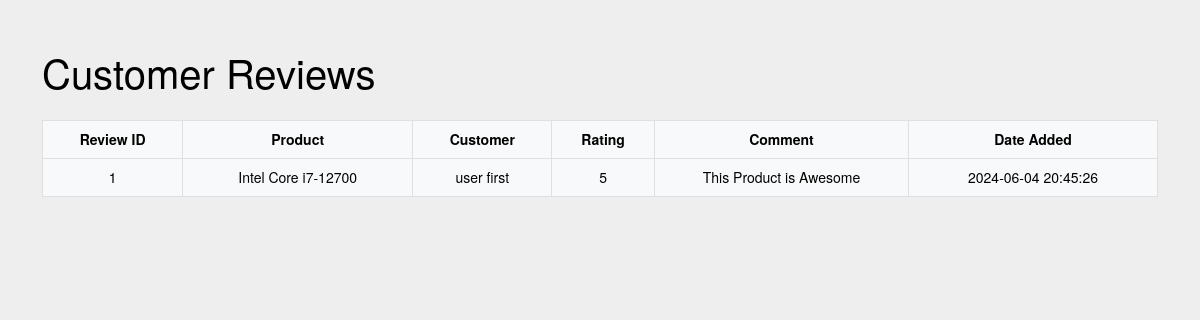
The page /admin_product_reviews.php on the database its author committed.
### tables this page shows
CREATE TABLE `reviews` (
  `review_id` int(11) NOT NULL,
  `product_id` int(11) NOT NULL,
  `user_id` int(11) NOT NULL,
  `rating` int(11) NOT NULL,
  `comment` text NOT NULL,
  `date_added` datetime NOT NULL DEFAULT current_timestamp() ON UPDATE current_timestamp()
);

CREATE TABLE `products` (
  `product_id` int(255) NOT NULL,
  `product_name` varchar(255) NOT NULL,
  `description` text NOT NULL,
  `category_name` varchar(255) NOT NULL,
  `brand` varchar(100) NOT NULL,
  `model` varchar(100) NOT NULL,
  `price` decimal(10,0) NOT NULL,
  `stock_quantity` int(11) NOT NULL,
  `specification` text NOT NULL,
  `product_img` varchar(225) NOT NULL
);

CREATE TABLE `users` (
  `user_id` int(11) NOT NULL,
  `username` varchar(250) NOT NULL,
  `password` varchar(250) NOT NULL,
  `roles` char(1) NOT NULL DEFAULT 'A',
  `first_name` varchar(50) NOT NULL,
  `last_name` varchar(50) NOT NULL,
  `email` varchar(100) NOT NULL,
  `date_added` datetime NOT NULL DEFAULT current_timestamp() ON UPDATE current_timestamp()
);

### admin_product_reviews.php (the view, shortened to what this page needs)
<?php
include('connection.php');
$sql = "SELECT r.review_id, r.rating, r.comment, r.date_added, p.product_name, u.first_name, u.last_name
        FROM reviews r
        JOIN products p ON r.product_id = p.product_id
        JOIN users u ON r.user_id = u.user_id
        ORDER BY r.date_added DESC";
$result = $conn->query($sql);
?>
<!DOCTYPE html>
<html lang="en">
<head>
    <link href="https://stackpath.bootstrapcdn.com/font-awesome/4.7.0/css/font-awesome.min.css" rel="stylesheet">
    <link href="https://cdn.jsdelivr.net/npm/bootstrap@5.2.0/dist/css/bootstrap.min.css" rel="stylesheet">
    <link rel="stylesheet" href="main.css">
</head>
<body>
    <div class="container mt-5">
        <h1 class="mb-4">Customer Reviews</h1>
        <table class="table table-hover table-light table-bordered text-center">
            <thead>
                <tr>
                    <th>Review ID</th>
                    <th>Product</th>
                    <th>Customer</th>
                    <th>Rating</th>
                    <th>Comment</th>
                    <th>Date Added</th>
                </tr>
            </thead>
            <tbody>
                <?php
                if ($result->num_rows > 0) {
                    while ($row = $result->fetch_assoc()) {
                        echo "<tr>";
                        echo "<td>" . $row['review_id'] . "</td>";
                        echo "<td>" . $row['product_name'] . "</td>";
                        echo "<td>" . $row['first_name'] . " " . $row['last_name'] . "</td>";
                        echo "<td>" . $row['rating'] . "</td>";
                        echo "<td>" . $row['comment'] . "</td>";
                        echo "<td>" . $row['date_added'] . "</td>";
                        echo "</tr>";
                    }
                } else {
                    echo "<tr><td colspan='6'>No reviews found</td></tr>";
                }
                ?>
            </tbody>
        </table>
    </div>
</body>
</html>

### admin_product_reviews.php (style rules this page uses)
html, body { position: relative; height: 100%; }
body { background: #eee; font-family: Helvetica Neue, Helvetica, Arial, sans-serif; font-size: 14px; color: #000; margin: 0; padding: 0; }
.table th, .table td { vertical-align: middle; text-align: center; }
.table th, .table td { white-space: nowrap; overflow: hidden; text-overflow: ellipsis; max-width: 150px; }

### rows shown on the page
reviews: review_id "1", product.product_name "Intel Core i7-12700", user.first_name "user", user.last_name "first", rating "5", comment "This Product is Awesome", date_added "2024-06-04 20:45:26"
